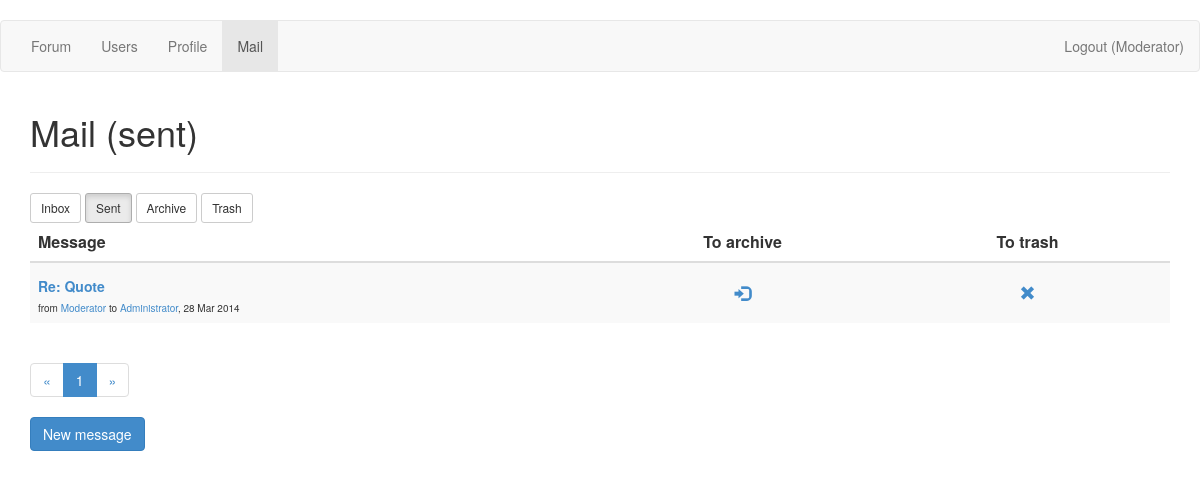
/mailbox?box=sent (signed in), run on an earlier commit of the app's database.
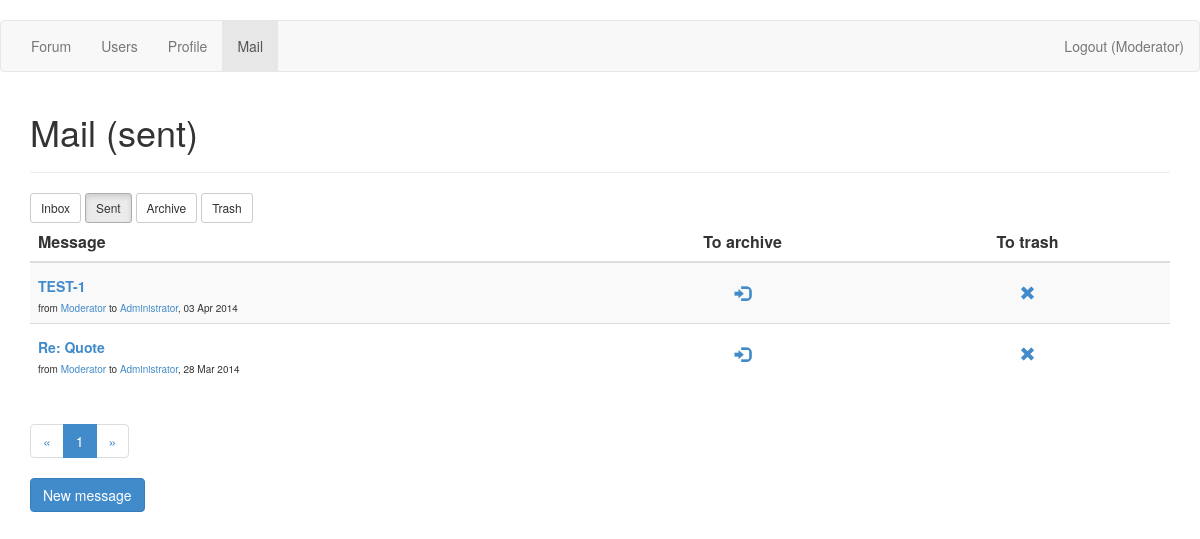
And on a later commit of the database.
### app/models.py (models this page shows, shortened)
class Mailbox(db.Model):
    __tablename__ = 'Mailbox'
    id = db.Column(db.Integer, primary_key=True)
    owner_id = db.Column(db.Integer, db.ForeignKey('User.id'))
    owner = db.relationship('User',
        foreign_keys=[owner_id],
        backref=db.backref('mail_all', lazy='dynamic'))
    directory = db.Column(db.Integer, nullable=False)
    sender_id = db.Column(db.Integer, db.ForeignKey('User.id'))
    sender = db.relationship('User',
        foreign_keys=[sender_id],
        backref=db.backref('mail_sent', lazy='dynamic'))
    recipient_id = db.Column(db.Integer, db.ForeignKey('User.id'))
    recipient = db.relationship('User',
        foreign_keys=[recipient_id],
        backref=db.backref('mail_recieved', lazy='dynamic'))
    subject = db.Column(db.Text)
    text = db.Column(db.Text, nullable=False)
    date = db.Column(db.DateTime, default=datetime.utcnow, nullable=False)
    read = db.Column(db.Boolean, default=False)

class User(db.Model):
    __tablename__ = 'User'
    id = db.Column(db.Integer, primary_key=True)
    login = db.Column(db.Text, unique=True, nullable=False)
    password = db.Column(db.Text, nullable=False)
    role = db.Column(db.Integer, default=2, nullable=False)
    email = db.Column(db.Text, nullable=False)
    city = db.Column(db.Text, default='unknown')
    country = db.Column(db.Text, default='unknown')
    db_avatar = db.Column(db.Boolean, default=False)
    topic_count = db.Column(db.Integer, default=0)
    message_count = db.Column(db.Integer, default=0)
    reg_date = db.Column(db.DateTime, default=datetime.utcnow, nullable=False)
    last_seen = db.Column(db.DateTime, default=datetime.utcnow, onupdate=datetime.utcnow, nullable=False)
    def is_authenticated(self):
        return(True)
    @property
    def unread_mail(self):
        count = 0
        for message in self.mail_all.filter(Mailbox.directory=='0'):
            if not message.read:
                count += 1
        return(count)

### app/views.py (the view)
@app.route('/mailbox')
@login_required
def mailbox(page=1, box='inbox'):
    if request.args.get('box'):
        if request.args.get('box') in ['inbox', 'sent', 'archive', 'trash']:
            box = request.args.get('box')
        else:
            abort(404)
    if request.args.get('page'):
        page = int(request.args.get('page'))
    if box == 'inbox':
        messages = current_user.mail_all.filter(Mailbox.directory=='0').\
            order_by(Mailbox.date.desc()).all()
    elif box == 'sent':
        messages = current_user.mail_all.filter(Mailbox.directory=='1').\
            order_by(Mailbox.date.desc()).all()
    elif box == 'archive':
        messages = current_user.mail_all.filter(Mailbox.directory=='2').\
            order_by(Mailbox.date.desc()).all()
    elif box == 'trash':
        messages = current_user.mail_all.filter(Mailbox.directory=='3').\
            order_by(Mailbox.date.desc()).all()
    pagination = Pagination(page, MAIL_PER_PAGE, len(messages))
    return(render_template('mailbox.html',
        user=current_user,
        box=box,
        messages=messages,
        pagination=pagination))

### app/views.py (called while the page is built)
@lm.user_loader
def load_user(id):
    return(User.query.get(int(id)))

    @property
    def pages(self):
        return(int(ceil(float(self.total_count)/self.per_page)))

    @property
    def pages_list(self):
        if self.pages < 4:
            res = range(1, self.pages+1)
        elif self.page < 3 and self.page+2 < self.pages:
            res = range(1, self.page+3)
        elif self.page < 3 and self.page+2 >= self.pages:
            res = range(1, self.pages+1)
        elif self.page > self.pages-3:
            res = range(self.page-2, self.pages+1)
        else:
            res = range(self.page-2, self.page+3)
        return(res)

    @property
    def first(self):
        if self.page == 1:
            return(0)
        else:
            return((self.page-1)*self.per_page)

    @property
    def last(self):
        if self.page == self.pages:
            return(None)
        else:
            return(self.page*self.per_page)

### app/templates/mailbox.html (shortened to what this page needs)
﻿{% extends "base.html" %}
{% block content %}
<h1>Mail ({{box}}) </h1>
<hr>
<div class="row">
    <div class="col-md-12">
        <a class="btn btn-sm btn-default{% if box == 'inbox' %} active{% endif %}" href="{{url_for('mailbox', box='inbox')}}">Inbox</a>
        <a class="btn btn-sm btn-default{% if box == 'sent' %} active{% endif %}" href="{{url_for('mailbox', box='sent')}}">Sent</a>
        <a class="btn btn-sm btn-default{% if box == 'archive' %} active{% endif %}" href="{{url_for('mailbox', box='archive')}}">Archive</a>
        <a class="btn btn-sm btn-default{% if box == 'trash' %} active{% endif %}" href="{{url_for('mailbox', box='trash')}}">Trash</a>
    </div>
</div>
<table class="table table-striped">
    <thead>
        <tr>
            <th class="col-md-6">Message</th>
            <th class="col-md-3 text-center">{% if box in ['archive', 'trash'] %}Restore{% else %}To archive{% endif %}</th>
            <th class="col-md-3 text-center">{% if box == 'trash' %}Delete{% else %}To trash{% endif %}</th>
        </tr>
    </thead>
    <tbody>
        {% for message in messages[pagination.first:pagination.last] %}
        <tr>
            <td>
                <h5><a href="{{url_for('mail_read', message_id=message.id)}}">{% if not message.read %}<i class="glyphicon glyphicon-envelope"></i> {% endif %}{{message.subject}}</a></h5>
                <div class="tiny-text">from <a href="{{url_for('user_profile', user_id=message.sender_id)}}">{{message.sender.login}}</a> to <a href="{{url_for('user_profile', user_id=message.recipient_id)}}">{{message.recipient.login}}</a>, {{message.date.strftime('%d %b %Y')}}</div>
            </td>
            <td class="text-center valign-middle">
                {% if box in ['archive', 'trash'] %}
                <a href="{% if message.sender == user %}{{url_for('mail_move', message_id=message.id, directory=1)}}{% else %}{{url_for('mail_move', message_id=message.id, directory=0)}}{% endif %}"><i class="glyphicon glyphicon-log-out"></i></a>
                {% else %}
                <a href="{{url_for('mail_move', message_id=message.id, directory=2)}}"><i class="glyphicon glyphicon-log-in"></i></a>
                {% endif %}
            </td>
            <td class="text-center valign-middle">
                <a href="{{url_for('mail_move', message_id=message.id, directory=3)}}"><i class="glyphicon glyphicon-remove"></i></a>
            </td>
        </tr>
        {% endfor %}
    </tbody>
</table>
<ul class="pagination">
    <li><a href="{{url_for('mailbox', page=1, box=box)}}">&laquo;</a></li>
    {% for page_number in pagination.pages_list %}
    <li{% if page_number == pagination.page %} class="active"{% endif %}>
        <a href="{{url_for('mailbox', page=page_number, box=box)}}">{{page_number}}</a>
    </li>
    {% endfor %}
    <li><a href="{{url_for('mailbox', page=pagination.pages, box=box)}}">&raquo;</a></li>
</ul>
<br>
<a class="btn btn-primary" href="{{url_for('mail_write')}}">New message</a>
{% endblock %}

What changed in the data, as far as the page shows it:
added Mailbox: subject "TEST-1", sender.login "Moderator", recipient.login "Administrator", date "03 Apr 2014"
